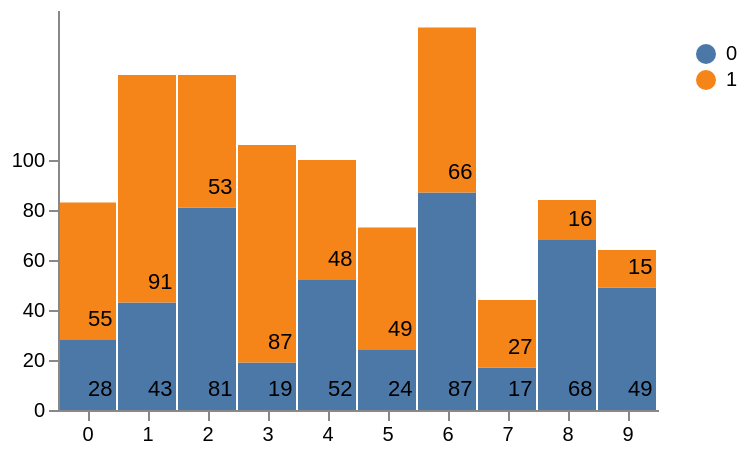

The specification (Vega-Lite) saved for this image:
### Vega specification from a JSON file in a GitHub repository (floating-point values rounded to 4 significant figures)
{"$schema": "https://vega.github.io/schema/vega/v3.json", "width": 300, "height": 200, "padding": 5, "data": {"name": "table", "values": [{"x": 0, "y": 28, "variable": 0}, {"x": 0, "y": 55, "variable": 1}, {"x": 1, "y": 43, "variable": 0}, {"x": 1, "y": 91, "variable": 1}, {"x": 2, "y": 81, "variable": 0}, {"x": 2, "y": 53, "variable": 1}, {"x": 3, "y": 19, "variable": 0}, {"x": 3, "y": 87, "variable": 1}, {"x": 4, "y": 52, "variable": 0}, {"x": 4, "y": 48, "variable": 1}, {"x": 5, "y": 24, "variable": 0}, {"x": 5, "y": 49, "variable": 1}, {"x": 6, "y": 87, "variable": 0}, {"x": 6, "y": 66, "variable": 1}, {"x": 7, "y": 17, "variable": 0}, {"x": 7, "y": 27, "variable": 1}, {"x": 8, "y": 68, "variable": 0}, {"x": 8, "y": 16, "variable": 1}, {"x": 9, "y": 49, "variable": 0}, {"x": 9, "y": 15, "variable": 1}], "transform": [{"type": "stack", "groupby": ["x"], "sort": {"field": "variable"}, "field": "y"}]}, "scales": [{"name": "x", "type": "band", "range": "width", "domain": {"data": "table", "field": "x"}}, {"name": "y", "type": "linear", "range": "height", "nice": true, "zero": true, "domain": {"data": "table", "field": "y1"}}, {"name": "color", "type": "ordinal", "range": "category", "domain": {"data": "table", "field": "variable"}}], "legends": [{"fill": "color", "title": "", "orient": "right", "encode": {"symbols": {"enter": {}}, "labels": {"update": {"text": {"field": "value"}}}}}], "axes": [{"orient": "bottom", "scale": "x", "zindex": 1}, {"orient": "left", "scale": "y", "zindex": 1, "values": [0, 20, 40, 60, 80, 100]}], "marks": [{"type": "rect", "from": {"data": "table"}, "encode": {"enter": {"x": {"scale": "x", "field": "x"}, "width": {"scale": "x", "band": 1, "offset": -1}, "y": {"scale": "y", "field": "y0"}, "y2": {"scale": "y", "field": "y1"}, "fill": [{"test": "false && datum.color", "field": "color"}, {"scale": "color", "field": "variable"}]}, "update": {"fillOpacity": {"value": 1}}, "hover": {"fillOpacity": {"value": 0.5}}}}, {"type": "text", "from": {"data": "table"}, "interactive": false, "encode": {"enter": {"text": {"field": "y"}, "x": {"scale": "x", "field": "x"}, "y": {"scale": "y", "field": "y0"}, "dx": {"value": 15}, "dy": {"value": -5}, "align": {"value": "left"}, "baseline": {"value": "bottom"}}}}]}
